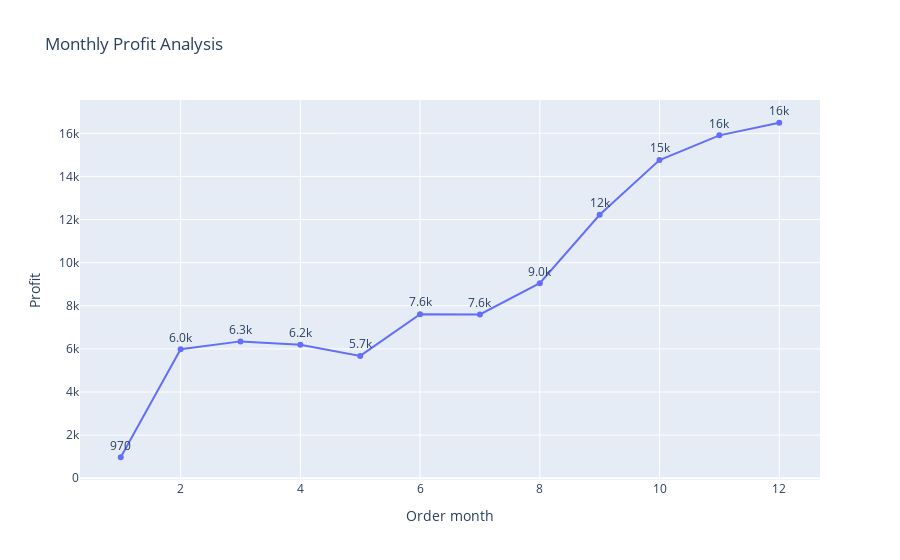

The cell this chart's notebook holds for it:
### Code cell
fig = px.line(sales_by_profit,x='Order month', y= 'Profit',title='Monthly Profit Analysis',text='Profit')

# Customize the layout for better visibility of labels
fig.update_traces(texttemplate='%{text:.2s}', textposition='top center')

fig.show()

### Figure 1 — Plotly figure (JSON) as saved in the notebook; plotly's stock layout.template omitted (floating-point values rounded to 4 significant figures)
{"data": [{"hovertemplate": "Order month=%{x}<br>Profit=%{text}<extra></extra>", "legendgroup": "", "line": {"color": "#636efa", "dash": "solid"}, "marker": {"symbol": "circle"}, "mode": "lines+markers+text", "name": "", "orientation": "v", "showlegend": false, "text": [974.1, 5982.0, 6349.0, 6194.0, 5675.0, 7611.0, 7597.0, 9045.0, 12220.0, 14760.0, 15900.0, 16490.0], "textposition": "top center", "texttemplate": "%{text:.2s}", "type": "scatter", "x": [1, 2, 3, 4, 5, 6, 7, 8, 9, 10, 11, 12], "xaxis": "x", "y": [974.1, 5982.0, 6349.0, 6194.0, 5675.0, 7611.0, 7597.0, 9045.0, 12220.0, 14760.0, 15900.0, 16490.0], "yaxis": "y"}], "layout": {"legend": {"tracegroupgap": 0}, "title": {"text": "Monthly Profit Analysis"}, "xaxis": {"anchor": "y", "domain": [0, 1], "title": {"text": "Order month"}}, "yaxis": {"anchor": "x", "domain": [0, 1], "title": {"text": "Profit"}}}}
